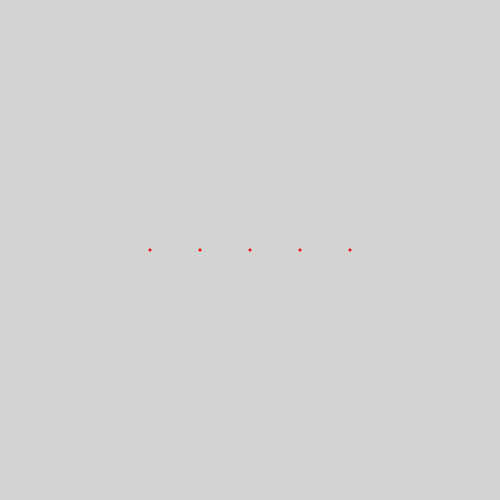
Frame 1 (no input)
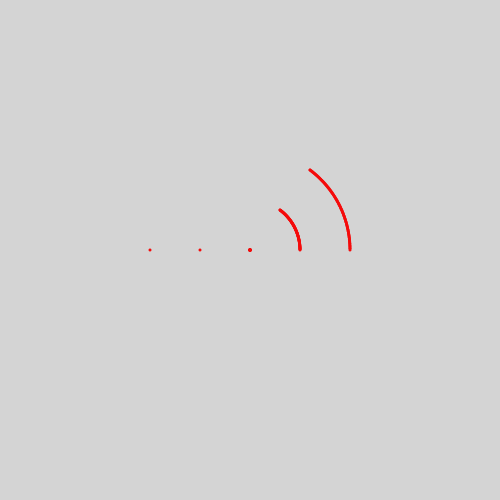
Frame 60 (the mouse pressed at the canvas centre just before this capture)
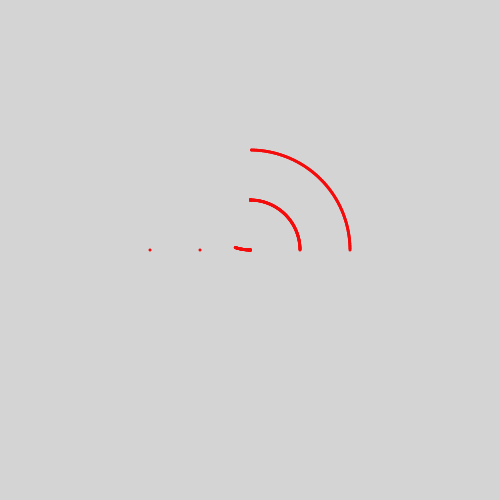
Frame 120 (the mouse held since frame 60 and released just before this capture)

The Processing sketch that drew these frames (run headless with seeded random() and noise(); from frame 60 on, the mouse is pressed at the canvas centre):

// Processing sketch: tricorn
// ── tricorn.pde
PVector[] liners;
float r;
float theta;
color c = color(244, 11, 11);
color bkg = color(212, 1);
int i_center;

void setup() {
  size(500, 500);
  liners = new PVector[5];
  float r = 50;
  liners[0] = new PVector(0, 0);
  liners[1] = new PVector(r, 0);
  liners[2] = new PVector(2*r, 0);
  liners[3] = new PVector(-r, 0);
  liners[4] = new PVector(-2*r, 0);
  theta = 0.;
  background(bkg);
  noStroke();
  i_center = 0;
}

void draw() {
  //fill(bkg);
  //rect(0,0,width,height);
  float dtheta = HALF_PI*0.01;
  final float theta_star = HALF_PI;
  final int frameChange = (int)(theta_star / dtheta);
  final int n = liners.length;
  translate(width/2, height/2);
  dtheta *= 2*(i_center%2)-1;
  i_center = (frameCount % frameChange == 0) ? (i_center + 1) % n : i_center;
  theta = (frameCount % frameChange != 0) ? theta + dtheta : (PI + theta);
  fill(c);
  ellipse(liners[i_center].x, liners[i_center].y, 3, 3);
  for (int i = i_center+1; i < n + i_center; i++)
  {
    ellipse(liners[i%n].x, liners[i%n].y, 3, 3);
    float dist = PVector.dist(liners[i%n], liners[i_center]);
    liners[i%n].x = dist*cos(theta) + liners[i_center].x;
    liners[i%n].y = dist*sin(theta) + liners[i_center].y;
  }
  println(frameChange, i_center, theta, dtheta);
}
